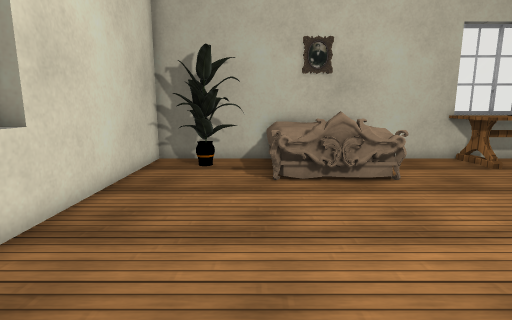
view 1 (above)

21 first-person views from a walk through a Unity game level. The camera is 1.2 m above the floor, tilts 10° down and sees 80° across. The floor is counted in squares, 0.5 m on a side. Each view is taken from the middle of a square. On the plan, view 1 faces up. The plan holds only what a view shows up to about 19 squares ahead; the rest is blank. The place goes on beyond the plan. The player character is not drawn. Some animated figures are not drawn. Some surface patterns are stand-ins.

view 2
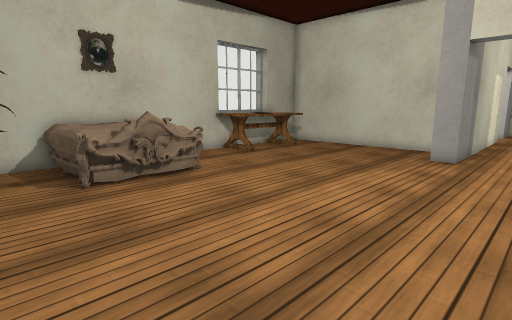

view 3
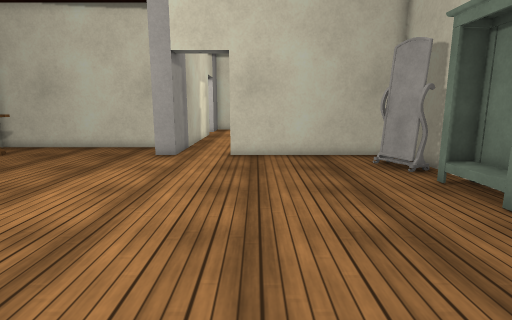

view 4
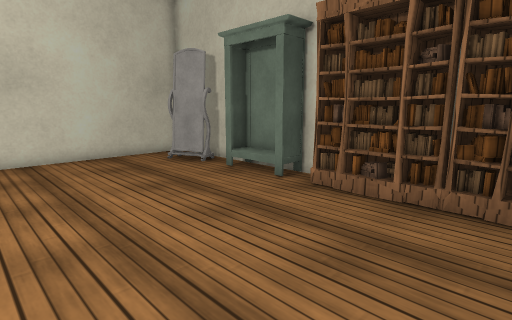

view 5
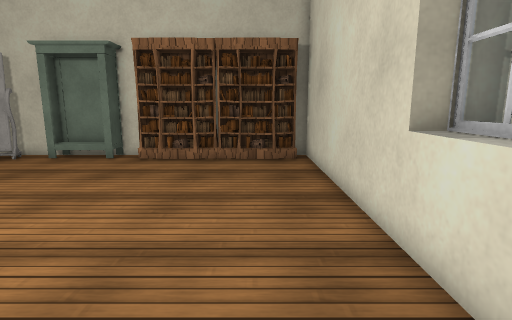

view 6
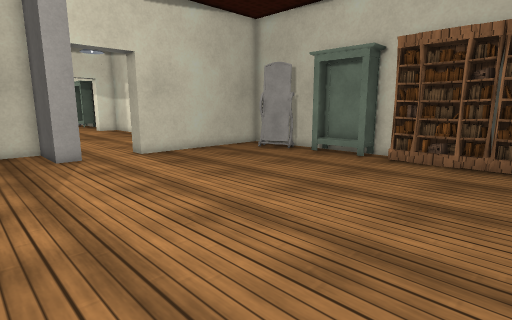

view 7
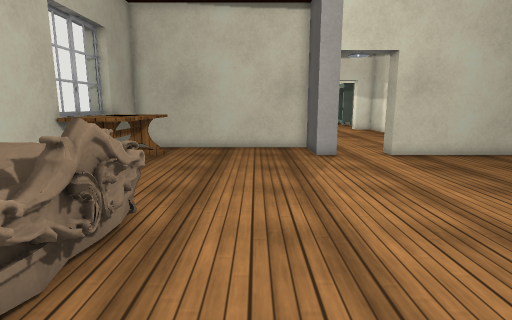

view 8
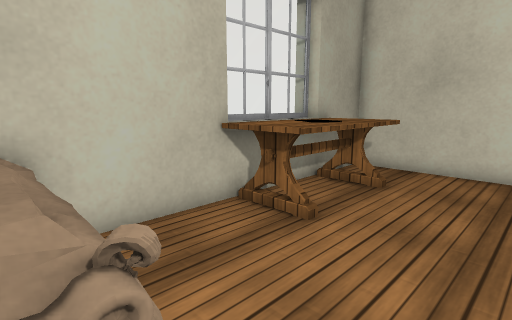

view 9
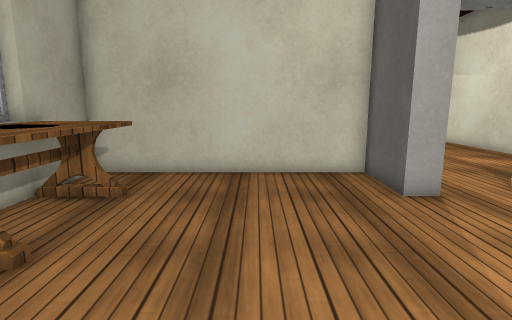

view 10
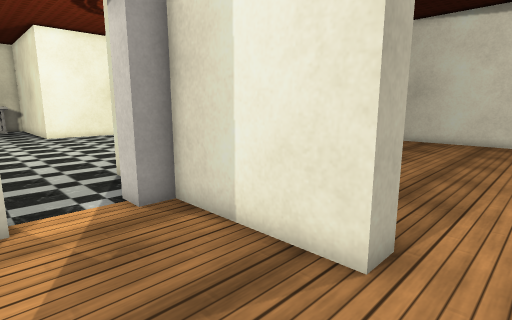

view 11
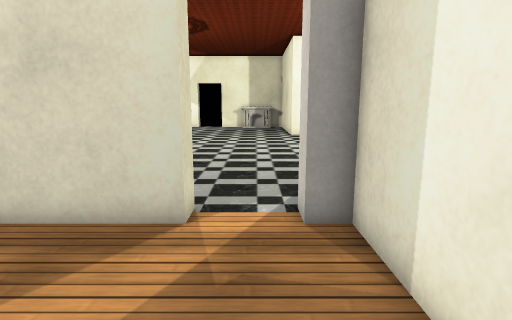

view 12
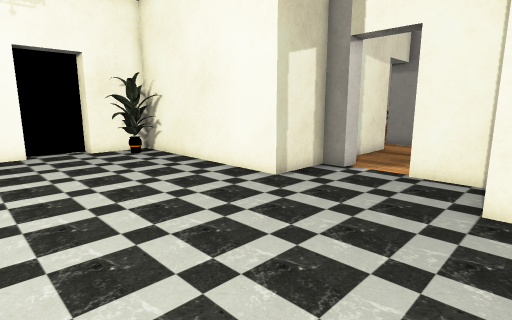

view 13
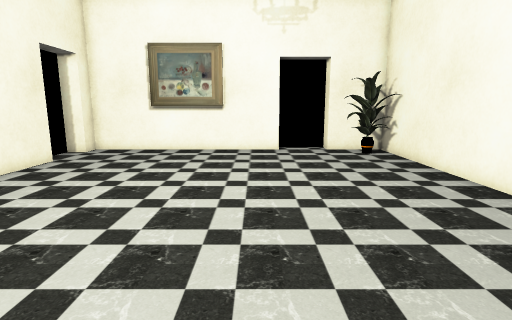

view 14
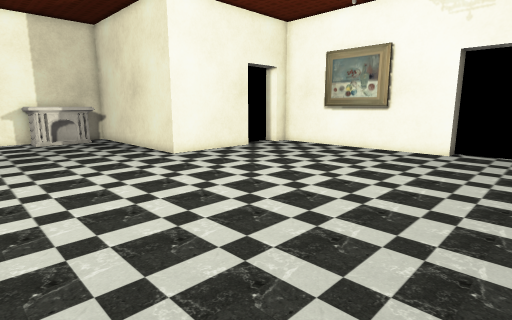

view 15
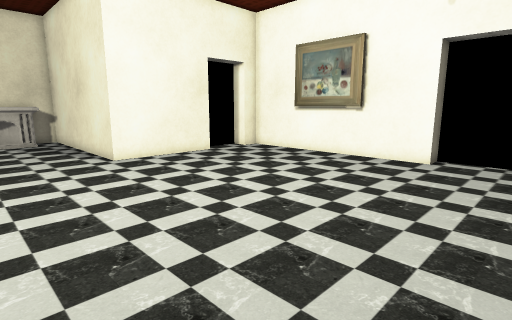

view 16
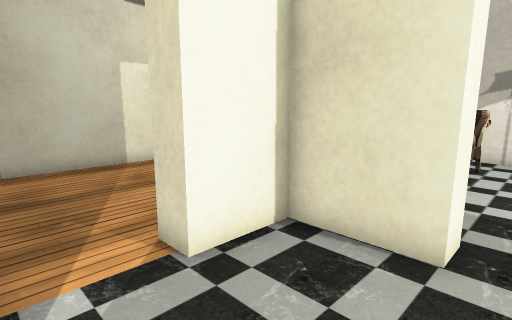

view 17
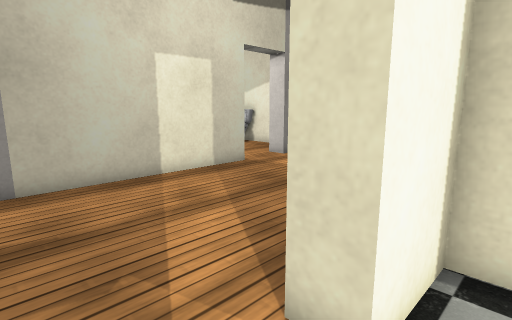

view 18
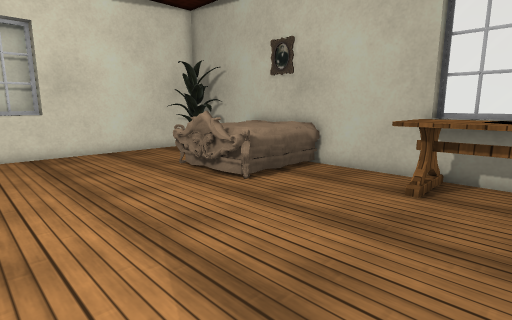

view 19
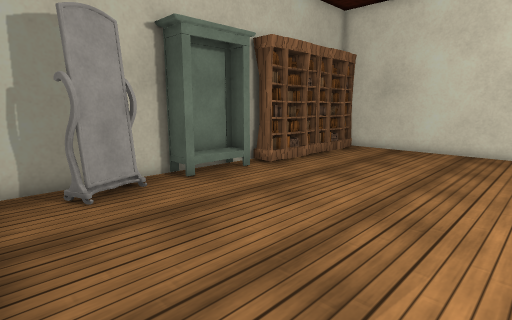

view 20
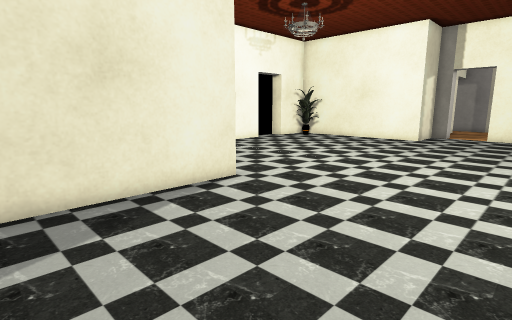

view 21
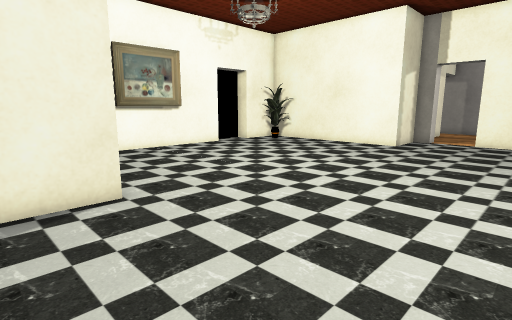

### Floor plan
Points are (right, up) in squares from view 1. A wall is a line through its corners. A room is listed if a view was taken in it or the views show most of it. See-through windows are left out.
Room 1 (views 1, 2, 3, 4, 5, 6, 7, 8, 9, 18, 19)
walls: (14.5, 3) (13, 3) (13, 4) (16, 4) (16, 14) (4.4, 14); (6.5, -6.8) (7.5, -6.8) (7.5, -8); (4.6, -7.1) (4.6, -7.9); (-5.2, 3.4) (-5.2, 2); (4.6, -8) (4.6, -6.8) (5.5, -6.8); (7.5, -7.9) (7.5, -7); (2.8, -8) (12.4, -8); (0.6, 14) (-4.5, 14) (-4.5, -8) (-3.9, -8); (13, -7.8) (13, 0.3) (14, 0.3); (13.1, 14.5) (9, 14.5)
ways out: opening at (13.5, 1.5) to room 2
objects: bookshelf (-4, -7) to (-1, -7); plant (-3, 12) to (-1, 13); bookshelf (0, -7) to (3, -7); other object (0, 9) to (5, 14); other object (9, -7) to (11, -6); desk (9, 11) to (14, 13)
Room 2 (views 10, 11)
walls: (17.5, -5) (21.5, -5); (14, 0.3) (14, -5) (15, -5); (21.5, 3) (14.5, 3)
ways out: opening at (13.5, 1.5) to room 1; opening at (16, -5.5) to room 3
Room 3 (views 12, 13, 14, 15, 16, 17, 20, 21)
walls: (7.6, -25) (13, -25) (13, -32.5); (2.9, -14.7) (4, -14.7) (4, -25) (5, -25) (5, -26); (21.1, -9) (20, -9) (20, -6) (17.5, -6) (17.5, -5); (15, -5) (15, -6) (14, -6) (14, -9) (4, -9) (4, -12) (3, -12)
ways out: opening at (16, -5.5) to room 2
objects: plant (5, -11) to (6, -10)

Positions as (right, up) in squares from view 1, and headings:
1: (0, 0), facing up
2: (-2, 0), facing up-right
3: (-2, -1), facing right
4: (-2, 1), facing down-right
5: (-2, 7), facing down
6: (-2, 7), facing down-right
7: (-2, 7), facing right
8: (4, 8), facing up-right
9: (5, 8), facing right
10: (18, 2), facing down-left
11: (16, 1), facing down
12: (21, -17), facing up-left
13: (21, -16), facing left
14: (21, -11), facing down-left
15: (18, -11), facing down-left
16: (15, -10), facing up-right
17: (15, -7), facing up-right
18: (12, 3), facing up-left
19: (13, 2), facing down-left
20: (21, -32), facing up-left
21: (21, -28), facing up-left
